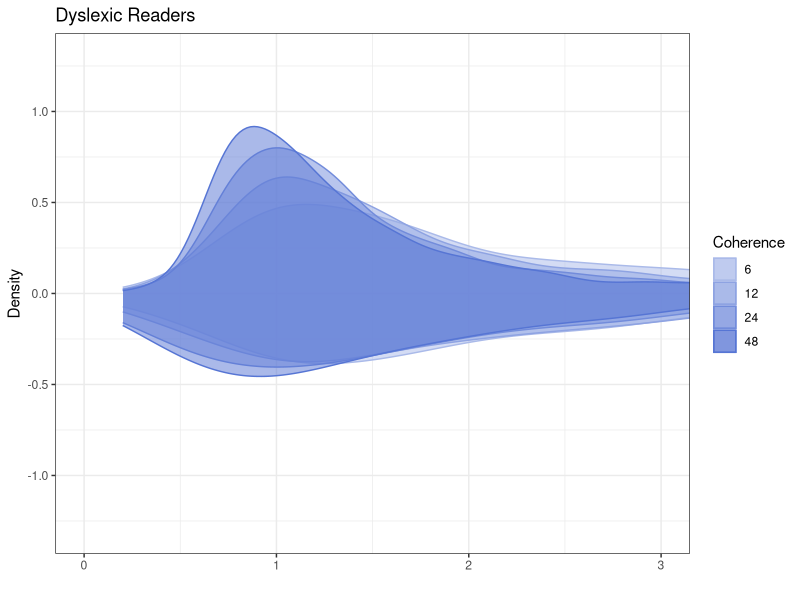
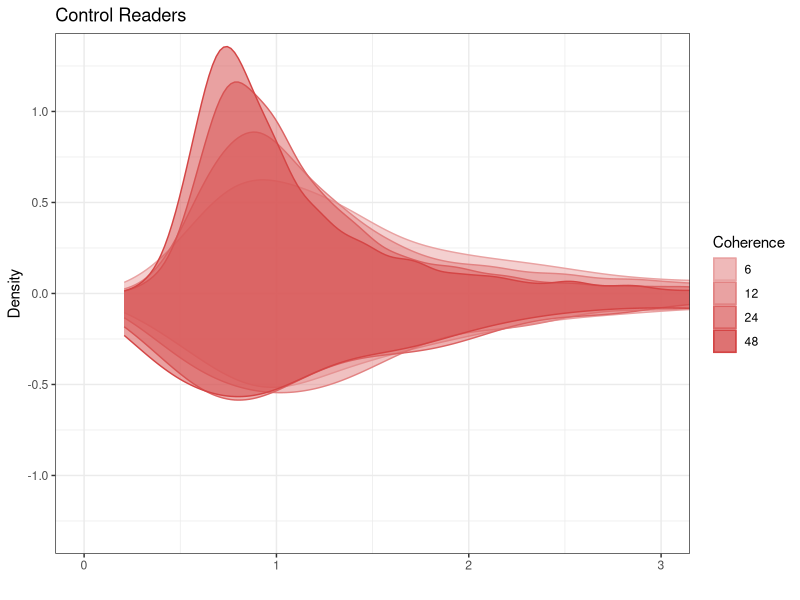
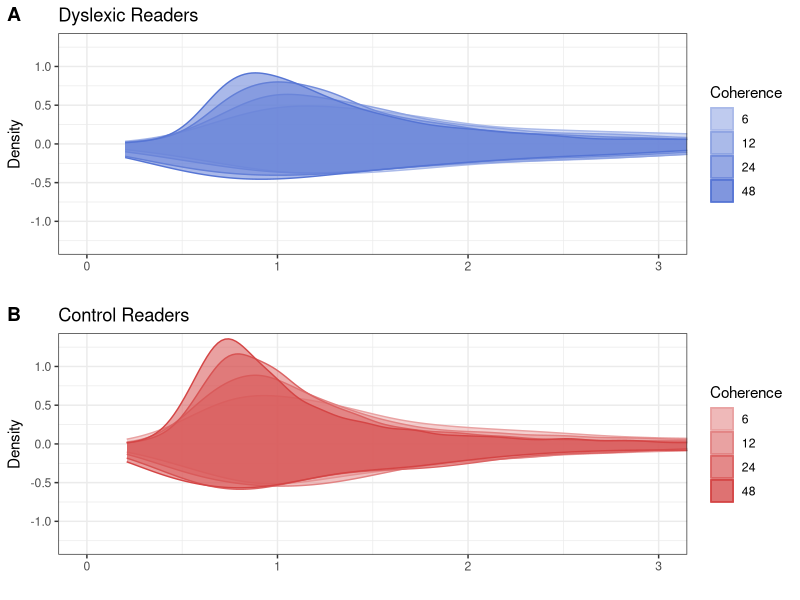
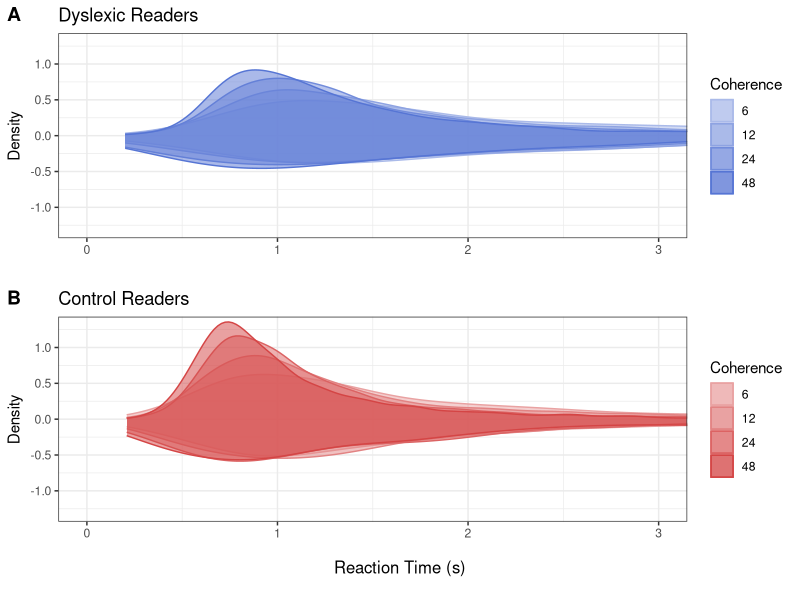
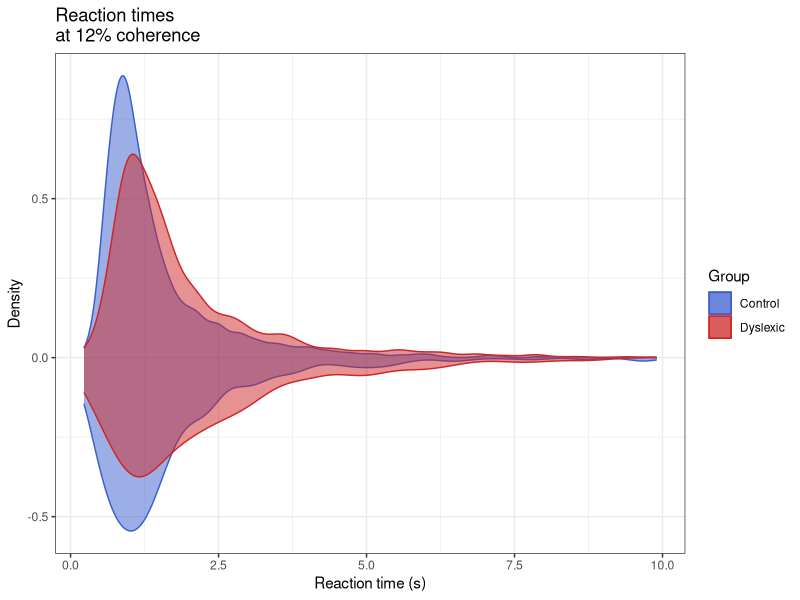
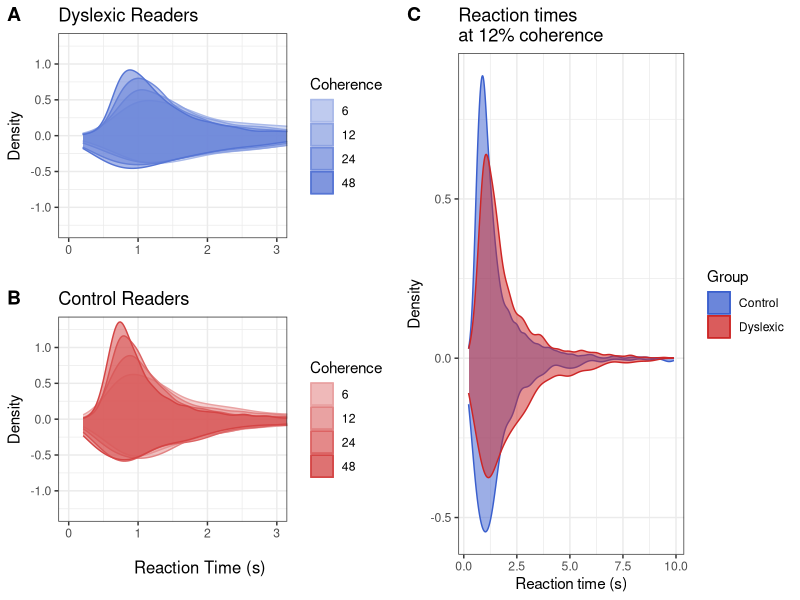
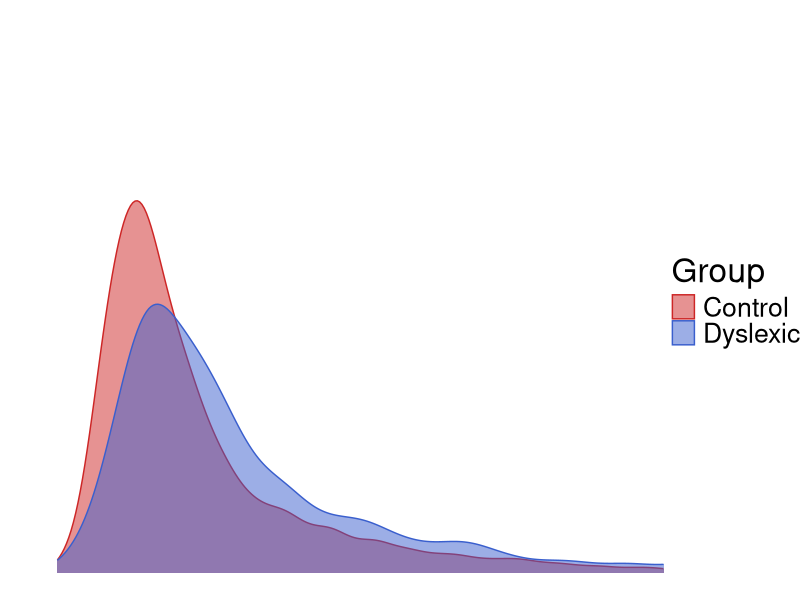

Write the R code that produced these figures, in order.
# Compare correct/error response times as a function of group
library(dplyr)
library(ggplot2)
library(cowplot)
rm(list = ls())

# Load in the clean data
df <- read.csv('../Analysis/Clean_Motion_Data.csv')
df <- df %>% 
  subset(rt > 0.2 & rt < 10) %>%
  subset(stim != 100) 

df$group <- ifelse(df$read < 85, "Dyslexic",
                          ifelse(df$read >= 85 & df$dys_dx == 0,"Control",
                                 "Other"))
df <- subset(df, group != "Other")

# Make separate columns for rts that are correct and incorrect
correct <- df %>%
  subset(response == 1)
correct$rt_correct <- correct$rt

error <- df %>%
  subset(response != 1)
error$rt_error <- error$rt

sum_df <- merge(correct,error, all = TRUE)
sum_df$stim <- as.vector(sum_df$stim)


# Color palettes
cmap_dys <- rev(colorRampPalette(c("royalblue3","white"))(8))
cmap_aa <- rev(colorRampPalette(c("firebrick3","white"))(8))

peaks <- df %>%
  dplyr::group_by(group, response,stim)%>%
  summarize(peak = median(rt))

pks <- peaks$peak

sum_df$stim <- factor(sum_df$stim, levels = c("6","12","24","48"))

#levels(sum_df$stim) <- c("6%","12%","24%","48%")
#sum_df$stim <- as.numeric(sum_df$stim)
px1 <- ggplot(subset(sum_df, group == "Dyslexic"), aes(rt, colour = stim, fill = stim))+
  scale_colour_manual(values = cmap_dys[4:8], name = "Coherence")+
  scale_fill_manual(values = cmap_dys[4:8], name = "Coherence")+
  geom_density(alpha = 0.5, aes(x=rt_correct, y = (..density..)))+
  geom_density(alpha = 0.5, aes(x=rt_error, y = -(..density..)))+
  coord_cartesian(ylim = c(-1.3, 1.3),xlim = c(0,3)) +
  ylab("Density")+
  #annotate("text",x = pks[2],y=1.3, label = "*", size = 10)+
  #annotate("text", x = pks[1], y = -.8, label = "*",size = 10)+
  #annotate("segment", x = pks[2], xend = pks[1], y = -, yend = -2)+
  theme_bw()+
  xlab("")+
  ggtitle("Dyslexic Readers")
px1

px2 <- ggplot(subset(sum_df, group == "Control"), aes(rt, colour = stim, fill = stim))+
  scale_colour_manual(values = cmap_aa[4:8], name = "Coherence")+
  scale_fill_manual(values = cmap_aa[4:8], name = "Coherence")+
  geom_density(alpha = 0.5, aes(x=rt_correct, y = (..density..)))+
  geom_density(alpha = 0.5, aes(x=rt_error, y = -(..density..)))+
  coord_cartesian(ylim = c(-1.3, 1.3), xlim = c(0,3)) +
  ylab("Density")+
  #annotate("text",x = pks[4],y=1.3, label = "*", size = 10)+
  #annotate("text", x = pks[3], y = -.8, label = "*",size = 10)+
  theme_bw()+
  xlab("")+
  ggtitle("Control Readers")
px2

prow <- plot_grid( px1,
                   px2,
                   align = 'vh',
                   hjust = -0.5,
                   nrow = 2,
                   labels = c("A","B")
)

prow
prow <- ggdraw(add_sub(prow, "Reaction Time (s)", y = 1, size = 12))
prow



px3 <- ggplot(subset(sum_df, stim == "12"), aes(rt,colour = group, fill = group))+
  geom_density(alpha = 0.5, aes(x=rt_correct, y = (..density..)))+
  geom_density(alpha = 0.5, aes(x=rt_error, y = -(..density..)))+
  scale_fill_manual(values = c("royalblue3", "firebrick3"), name = "Group")+
  scale_colour_manual(values = c("royalblue3", "firebrick3"), name = "Group")+
  xlab("Reaction time (s)")+
  ylab("Density")+
  theme_bw()+
  ggtitle("Reaction times\nat 12% coherence")
px3

pr2 <- plot_grid(prow, px3, labels = c("","C"))
pr2

ggsave("figure_rt_distributions.pdf", pr2,
       device=cairo_pdf, width=9, height=5)
ggsave("figure_rt_distributions.png", pr2,
       width = 9, height = 5, dpi = 300)

write.csv(sum_df,"Group_RTs.csv", row.names = FALSE)

## Make a new, positive only plot
px3 <- ggplot(subset(sum_df, stim == "12"), aes(rt,colour = group, fill = group))+
  geom_density(alpha = 0.5, aes(x=rt_correct, y = (..density..)))+
  scale_fill_manual(values = c("firebrick3","royalblue3"), name = "Group")+
  scale_colour_manual(values = c("firebrick3","royalblue3"), name = "Group")+
  xlab("Reaction time (s)")+
  ylab("Density")+
  theme_void()+
  coord_cartesian(ylim = c(0, 1.3), xlim = c(0,5))+
  theme(text = element_text(size = 24))
px3

ggsave("RT_distribution.png", px3)
